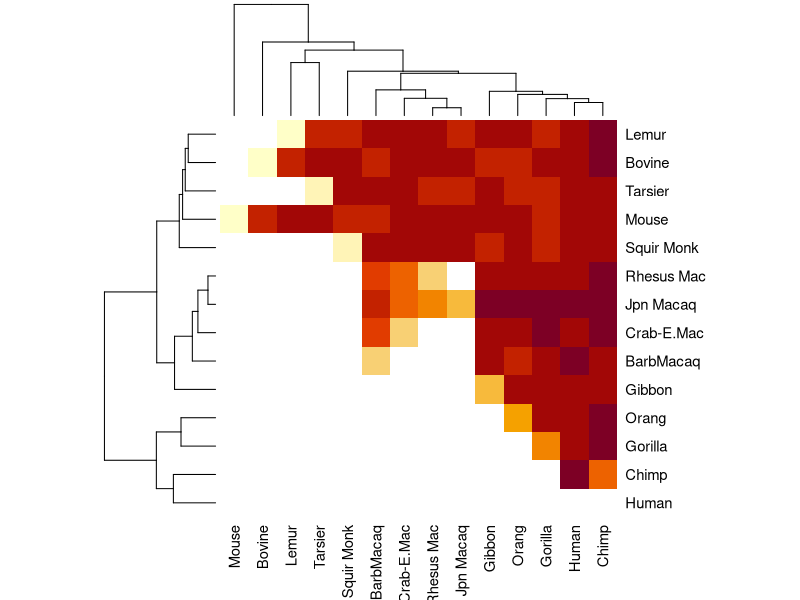
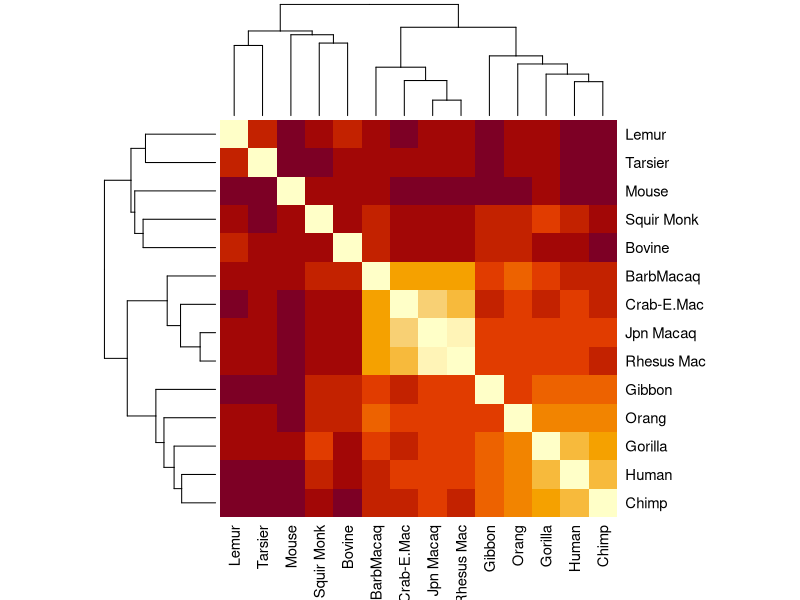
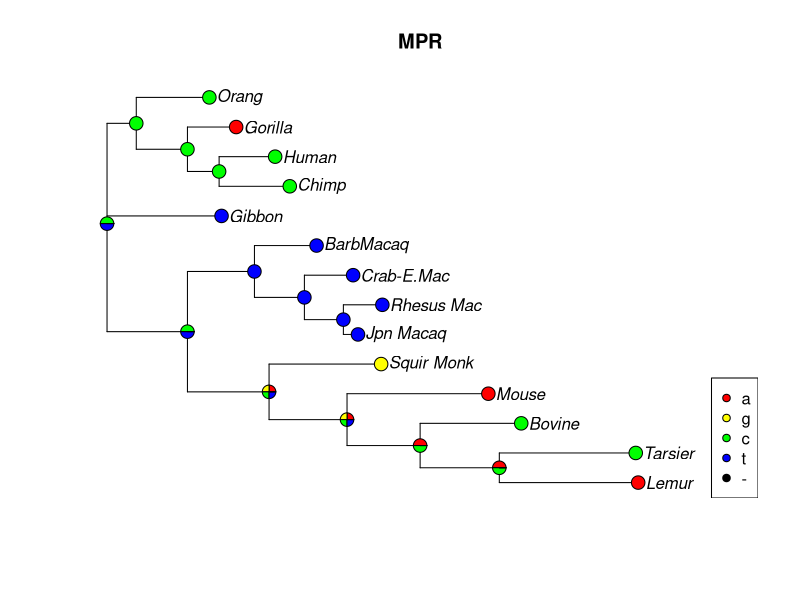
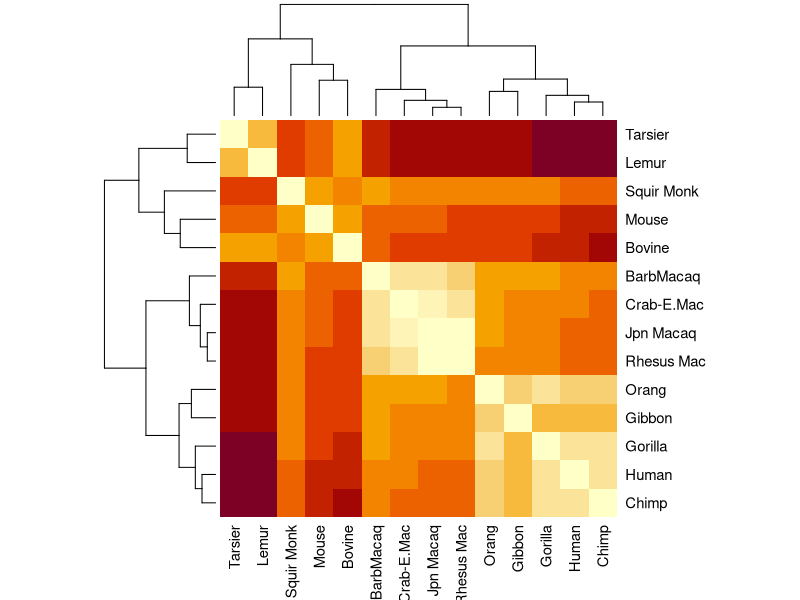
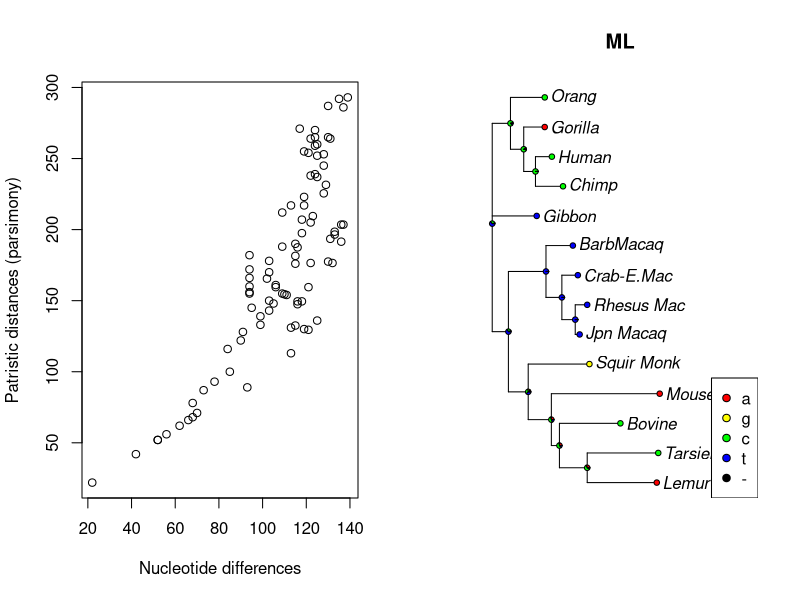
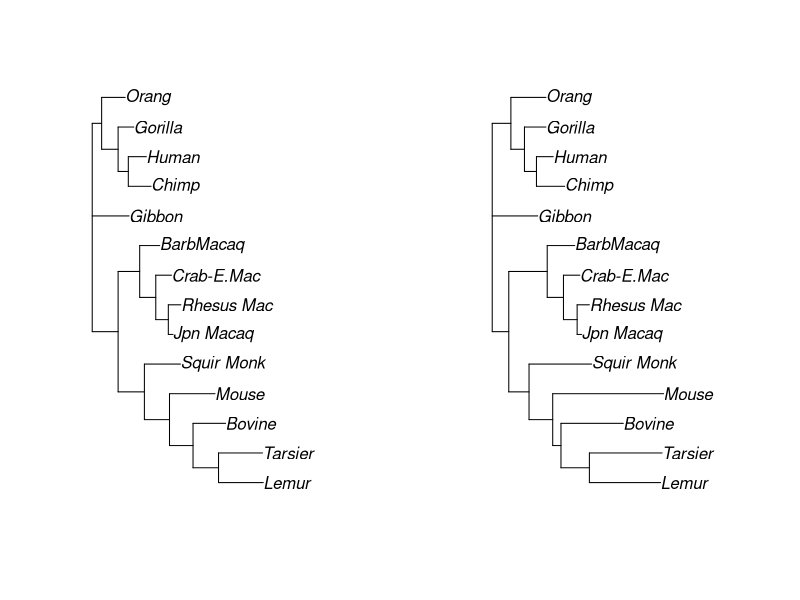
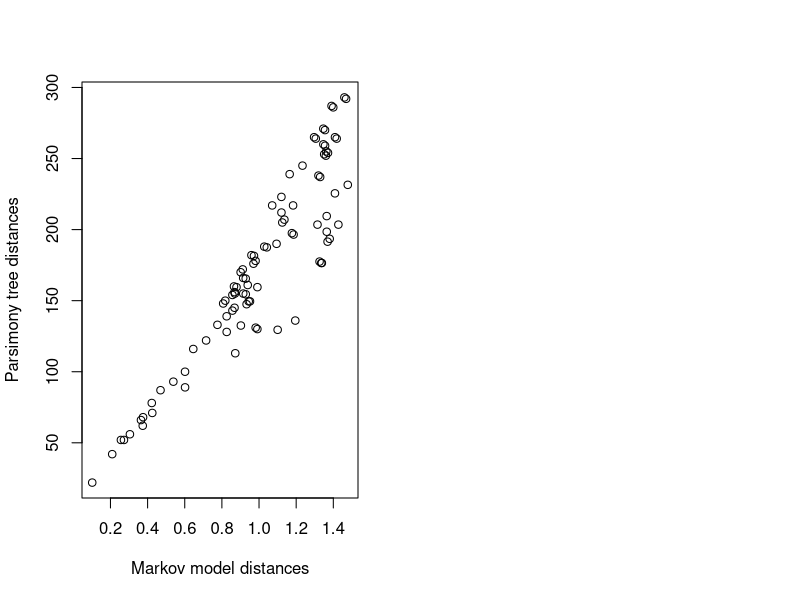

These figures' R source, in order:
rm(list=ls())

#This is basically following the vignette Ancestral.html for phangorn
#The original vignette is written by Klaus Schliep (klaus.schliep@gmail.com)

#I'm annotating it a bit more for our purposes.

library(phangorn)

#Let's load in some primate data:
fdir <- system.file("extdata/trees", package = "phangorn")
primates <- read.phyDat(file.path(fdir, "primates.dna"),
                        format = "interleaved")

#Let's examine this.

names(primates)

#This shows us there are 14 sequences. Let's look at Mouse:

primates$Mouse

#It's a sequence of the numbers 1--4. 
#Typing primates into the console indicates that the states are a,c,g,t:

primates

#So the Mouse sequence is really
c('a','c','t','g')[primates$Mouse]

#Let's turn this into an R data frame to visualize the sequence alignment:

primdat <- as.data.frame(primates)

#Let's look at the the beginning of the multiple sequence alignment:

head(primdat)

#The sequences appear to be mostly similar. Let's look at each pair in the data
#and find the number of differences in the sequences.

#For example, if we wanted to see how many sites differ between Mouse and Human, we could
#do this:

sum(primdat$Mouse != primdat$Human)

#128 sites differ; there are 

dim(primdat)[1]

#total sites.
#I will load these into a matrix, where the i,j entry 
#tells me how many sites differ between species i and species j.
#This matrix will obviously be symmetric, and the diagonal will be zero.
#So, I can just fill in the upper diagonal:

seq_diff_matrix <- matrix(nrow=14,ncol=14)
colnames(seq_diff_matrix) <- names(primates)
rownames(seq_diff_matrix) <- names(primates)

diag(seq_diff_matrix) <- 0

#I will swallow my pride and write a nested for loop:
for(i in 1:14){
	for(j in i:14){
		seq_diff_matrix[i,j] <- sum( primdat[,i] != primdat[,j] )
	}
}

seq_diff_matrix

#So already, it is abundantly clear that Humans, Chimps, and Gorillas
#are are pretty similar.

#Then if we invoke 
heatmap(seq_diff_matrix)
#

#This looks a little funny. I'm going to fill in the rest of the matrix 
#to see if this plots a little better

seq_diff_matrix[lower.tri(seq_diff_matrix)] <- t(seq_diff_matrix)[lower.tri(t(seq_diff_matrix))]

#check to make sure I did this right
seq_diff_matrix == t(seq_diff_matrix)

#Yes -- now plot again
heatmap(seq_diff_matrix, symm=T)

#Now it's a little more apparent that some groups are more closely related
#to each other than others. 

#It even makes a nice little dendogram tree!

#We have made a tree, but there are some potential drawbacks with this. Many evolutionary biologists
#originally held the view that if the tree reflects evolutionary history of these organisms, that
#the ancestors implied by the internal nodes of the tree should have their own sequences. In constructing
#a phylogeny, we should really be taking account of the fact that the location of nucleotide differences
#is important, not just the raw number of differences. Nothing we have done so far made use of the idea that
#ancestors should have similar sequences to their descendants. 



#This is why the method of Parsimony was originally developed. Instead of looking at pairwise differences
#between sequences, we try to determine what the evolutionary history would have been, under the
#assumption that evolution is "parsimonious" -- the number of nucleotide changes from the root of the tree
#to the leaves should be minimized.

#Let's calculate a tree using this criterion:
tree <- pratchet(primates, trace=0) |> acctran(primates) |> makeNodeLabel()
 parsimony(tree, primates)

anc.pars <- anc_pars(tree, primates)

#Let's look at the evolution of site 17 in the sequences:
plotAnc(anc.pars, 17)
title("MPR")

#We can calculate pairwise distances between the species once again, but this time using
#the branch lengths in the tree.
#The distance between two species corresponds to the sum of the branch lengths along the
#unique path connecting te two species through their most recent common ancestor.
#Because we are dealing with trees (a special type of graph), there is always a unique path
#connecting two leaves.

parsmny_dist_mat <- cophenetic(tree)

#You can verify that this matrix is symmetric. Let's visualize this:

par(mfrow=c(1,2))
heatmap(parsmny_dist_mat,symm=T)

#This is slightly different from the pairwise sequence differene matrix.
#Let's compare the pairwise distances in both:

m1 <- seq_diff_matrix
m2 <- parsmny_dist_mat

m1 <- m1[rownames(m2),colnames(m2)]

m1 <- m1[upper.tri(m1)]
m2 <- m2[upper.tri(m2)]

plot(m1,m2,xlab='Nucleotide differences',ylab='Patristic distances (parsimony)')

#Clearly these things are correlated - but they are not identical.

#There are some drawbacks for parsimony as well. The first major drawback is that the criterion
#to minimize the number of nucleotide changes tends to produce trees with branch lengths that ...

#This is the motivation for the final tree construction method we will consider here -- the so-called
#Likelihood methods. The likelihood methods all use Markov chains to describe rates of change in
#nucleotides over time. These models depend on parameters, and can be subsumed into Likelihood-based
#methods. 

#Because our focus for this workshop is discrete phylogeography, we will not consider methods making use
#of continuous data at the tips of trees. It is possible to formulate diffusion models and stochastic
#processes such as the Ornstein-Uhlenbeck process to model evoultion of continuous traits from root to leaves.
#These are usually not employed to estimate phylogenetic trees from the outset, but rather to carry out
#ancestral character estimation for a continuous trait once a phylogeny has been obtained.

#Discrete-state Markov models, as well as the Brownian motion models for trait evolution all fall under
#the category of Likelihood methods for ancestral character estimation, because it is possible to fit 
#these models to data using techniques from statistics that employ likelihood functions.

#We will estiamte parameters of a discrete-state Markov chain
#defined on the state space (A,C,G,T) and changing in continuous time.
#We will not estimate the tree topology, but this will adjust the branch
#lengths in thre tree:

fit <- pml(tree, primates)
fit <- optim.pml(fit, model="F81", control = pml.control(trace=0))


#This will give us also the most likely ancestral states:
anc.ml <- anc_pml(fit)

#Let's look at site 17 in the sequences:
plotAnc(anc.ml, 17)
title("ML")

#Let's compare the parsimony and ML trees:
plot(tree)

plot(anc.ml$tree)
#Let's calculate pairwise distances in this tree:
mldists <- cophenetic(anc.ml$tree)

c1 <- mldists[upper.tri(mldists)]
c2 <- parsmny_dist_mat[upper.tri(parsmny_dist_mat)]

plot(c1,c2,xlab='Markov model distances', ylab='Parsimony tree distances')

#So the distances between species in the parsimony and Maximum Likelihood tree using the
#Markov model for nucleotide changes are pretty tightly correlated, but not identical.

#Exercises.
## 1. 
#Use the nni function on the original parsimony tree to obtain all of the trees that are one
#nearest-neighbor interchange away from the parsimony tree. Fit Markov models to each tree and
#calculate the likelihood for each tree under the optimized parameters of the Markov model.
#Based off of this, do you think it might be possible to estimate the most likely tree, given
#the Markov model structure and the primate data?

## 2.
#Load in a different set of sequences from the workshop and try to construct a parsimony tree. 
#Use a nucleotide substitution model of your choice (HKY, F81, etc.) to fit a Markov model 
#describing sequence evolution on the parsimony tree. How much do branch lengths change after
#fitting the Markov model?
